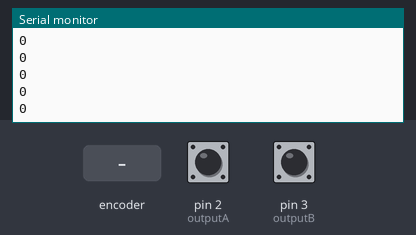
The sketch below on a simulated Arduino Uno, built with avr-gcc and run on an emulated ATmega328P. Shown: the last lines printed to the serial monitor. The test bench sets the inputs (shaded band); at power-on: pin 2 (outputA) HIGH, pin 3 (outputB) HIGH.

Above: at 1.2 s.
1.3 s: rotary encoder on pin 2 (outputA) / pin 3 (outputB) turned 1 step (first pin leading)
At 2.3 s:
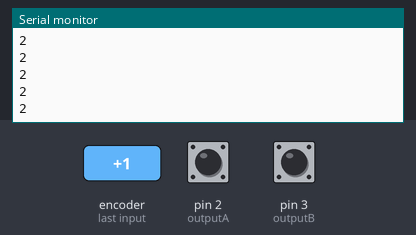
3.0 s: rotary encoder on pin 2 (outputA) / pin 3 (outputB) turned 1 step (first pin leading)
At 4.0 s:
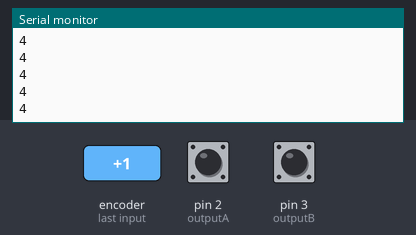
Timing chart, 0 to 6.0 s (numbered marks = the images above; inputs shaded):
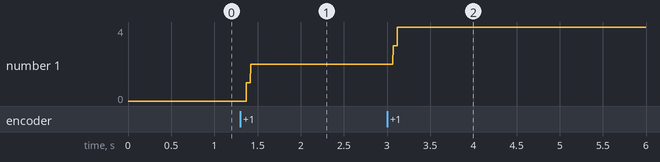

Measured:
- after the input at 1.3 s, the serial monitor: prints a new line after 0.07 s (image 1)
- after the input at 3.0 s, the serial monitor: prints a new line after 0.07 s (image 2)
- plotted number 1: 0 → 2 after the input at 1.3 s, 2 → 4 after the input at 3.0 s

The sketch:

encoder.ino
```cpp
 #define outputA 2
 #define outputB 3
 volatile int counter = 0;
 int aState;
 int aLastState;
 void setup()
 {
   pinMode (outputA,INPUT);
   pinMode (outputB,INPUT);

   Serial.begin (9600);
   aLastState = digitalRead(outputA);
   attachInterrupt(digitalPinToInterrupt(2), a, CHANGE);
 }

 void loop()
 {
     Serial.println(counter);
 }

 void a()
 {
  aState = digitalRead(outputA); // Reads the "current" state of the outputA
   // If the previous and the current state of the outputA are different, that means a Pulse has occured
   if (aState != aLastState)
   {
     // If the outputB state is different to the outputA state, that means the encoder is rotating clockwise
     if (digitalRead(outputB) != aState)

       counter ++;

     else

       counter --;

     aLastState = aState; // Updates the previous state of the outputA with the current state
   }
 }
```
